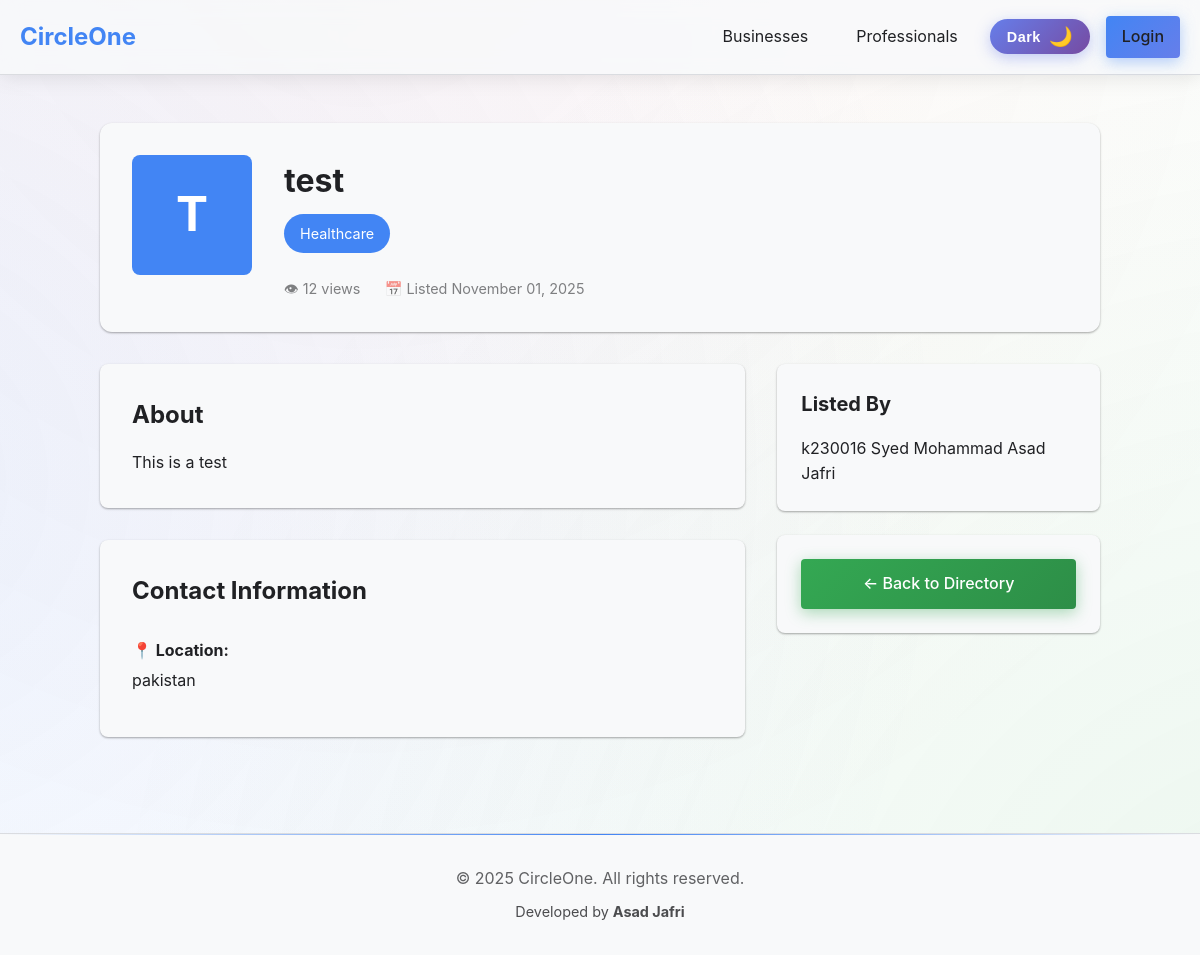
/business/1, run on the app's committed database.
### models.py (models this page shows, shortened)
class BusinessListing(db.Model):
    __tablename__ = 'business_listings'
    id = db.Column(db.Integer, primary_key=True)
    user_id = db.Column(db.Integer, db.ForeignKey('users.id'), nullable=False, index=True)
    business_name = db.Column(db.String(255), nullable=False, index=True)
    category = db.Column(db.String(100), nullable=False, index=True)
    description = db.Column(db.Text, nullable=True)
    contact_email = db.Column(db.String(255), nullable=True)
    phone = db.Column(db.String(50), nullable=True)
    website = db.Column(db.String(500), nullable=True)
    location = db.Column(db.String(500), nullable=True)
    logo_url = db.Column(db.String(500), nullable=True)
    hours = db.Column(db.String(500), nullable=True)
    social_links = db.Column(db.Text, nullable=True)  # JSON stored as text
    view_count = db.Column(db.Integer, default=0, nullable=False)
    created_at = db.Column(db.DateTime, default=datetime.utcnow, nullable=False)
    def get_social_links(self):
        if self.social_links:
            try:
                return json.loads(self.social_links)
            except:
                return {}
        return {}
    def increment_views(self):
        self.view_count += 1
        db.session.commit()

class User(UserMixin, db.Model):
    __tablename__ = 'users'
    id = db.Column(db.Integer, primary_key=True)
    email = db.Column(db.String(255), unique=True, nullable=True, index=True)  # Nullable for username login
    username = db.Column(db.String(80), unique=True, nullable=True, index=True)  # For username/password login
    name = db.Column(db.String(255), nullable=False)
    password_hash = db.Column(db.String(255), nullable=True)  # For username/password login
    oauth_provider = db.Column(db.String(50), nullable=False, default='local')  # 'google', 'microsoft', 'local', or 'test'
    profile_photo = db.Column(db.String(500), nullable=True)
    theme_preference = db.Column(db.String(20), default='light')  # 'light' or 'dark'
    created_at = db.Column(db.DateTime, default=datetime.utcnow, nullable=False)
    businesses = db.relationship('BusinessListing', backref='owner', lazy=True, cascade='all, delete-orphan')
    professional_profile = db.relationship('ProfessionalProfile', backref='user', uselist=False, cascade='all, delete-orphan')

### main.py (the view)
@app.route('/business/<int:id>')
def business_detail(id):
    business = BusinessListing.query.get_or_404(id)
    business.increment_views()
    is_owner = current_user.is_authenticated and business.user_id == current_user.id
    return render_template('business_detail.html', business=business, is_owner=is_owner)

### templates/business_detail.html (shortened to what this page needs)
{% extends "base.html" %}
{% block content %}
<div class="business-detail-page">
    <div class="business-header">
        <div class="business-header-content">
            {% if business.logo_url %}
            <img src="{{ business.logo_url }}" alt="{{ business.business_name }}" class="business-logo-large">
            {% else %}
            <div class="business-logo-placeholder-large">
                {{ business.business_name[0].upper() }}
            </div>
            {% endif %}
            <div class="business-title-section">
                <h1>{{ business.business_name }}</h1>
                <span class="business-category-badge">{{ business.category }}</span>
                <div class="business-stats">
                    <span class="stat-item">👁 {{ business.view_count }} views</span>
                    <span class="stat-item">📅 Listed {{ business.created_at.strftime('%B %d, %Y') }}</span>
                </div>
            </div>
        </div>
    </div>
    <div class="business-detail-content">
        <div class="business-main-info">
            {% if business.description %}
            <section class="info-section">
                <h2>About</h2>
                <p>{{ business.description }}</p>
            </section>
            {% endif %}
            <section class="info-section">
                <h2>Contact Information</h2>
                <div class="contact-grid">
                    {% if business.location %}
                    <div class="contact-item">
                        <strong>📍 Location:</strong>
                        <span>{{ business.location }}</span>
                    </div>
                    {% endif %}
                </div>
            </section>
        </div>
        <div class="business-sidebar">
            <div class="sidebar-card">
                <h3>Listed By</h3>
                <p>{{ business.owner.name }}</p>
            </div>
            <div class="sidebar-card">
                <a href="{{ url_for('businesses') }}" class="btn btn-secondary btn-block">← Back to Directory</a>
            </div>
        </div>
    </div>
</div>
{% endblock %}

### static/css/style.css (style rules this page uses)
:root { --primary-color: #4285f4; --secondary-color: #34a853; --danger-color: #ea4335; --text-color: #202124; --bg-color: #ffffff; --card-bg: #f8f9fa; --border-color: #dadce0; --shadow: 0 1px 3px rgba(0, 0, 0, 0.12), 0 1px 2px rgba(0, 0, 0, 0.24); --shadow-hover: 0 3px 6px rgba(0, 0, 0, 0.16), 0 3px 6px rgba(0, 0, 0, 0.23); }
* { margin: 0; padding: 0; box-sizing: border-box; }
body { font-family: -apple-system, BlinkMacSystemFont, 'Segoe UI', Roboto, Oxygen, Ubuntu, Cantarell, sans-serif; background-color: var(--bg-color); color: var(--text-color); line-height: 1.6; transition: background-color 0.3s ease, color 0.3s ease; }
.btn { display: inline-block; padding: 0.75rem 1.5rem; border-radius: 4px; text-decoration: none; font-weight: 500; cursor: pointer; border: none; transition: all 0.3s ease; }
.btn-secondary { background-color: var(--secondary-color); color: white; }
.business-detail-page { max-width: 1000px; margin: 0 auto; }
.business-header { background: var(--card-bg); padding: 2rem; border-radius: 12px; box-shadow: var(--shadow); margin-bottom: 2rem; display: flex; justify-content: space-between; align-items: flex-start; }
.business-header-content { display: flex; gap: 2rem; flex: 1; }
.business-logo-placeholder-large { width: 120px; height: 120px; background: var(--primary-color); color: white; display: flex; align-items: center; justify-content: center; font-size: 3rem; font-weight: bold; border-radius: 8px; }
.business-title-section h1 { font-size: 2rem; margin-bottom: 0.5rem; }
.business-category-badge { display: inline-block; padding: 0.5rem 1rem; background: var(--primary-color); color: white; border-radius: 20px; font-size: 0.9rem; margin-bottom: 1rem; }
.business-stats { display: flex; gap: 1.5rem; margin-top: 1rem; }
.stat-item { font-size: 0.9rem; opacity: 0.8; }
.business-detail-content { display: grid; grid-template-columns: 2fr 1fr; gap: 2rem; }
.business-main-info { display: flex; flex-direction: column; gap: 2rem; }
.info-section { background: var(--card-bg); padding: 2rem; border-radius: 8px; box-shadow: var(--shadow); }
.info-section h2 { font-size: 1.5rem; margin-bottom: 1rem; color: var(--text-color); }
.contact-grid { display: grid; gap: 1rem; }
.contact-item { padding: 0.75rem 0; border-bottom: 1px solid var(--border-color); }
.contact-item:last-child { border-bottom: none; }
.contact-item strong { display: block; margin-bottom: 0.25rem; }
.business-sidebar { display: flex; flex-direction: column; gap: 1.5rem; }
.sidebar-card { background: var(--card-bg); padding: 1.5rem; border-radius: 8px; box-shadow: var(--shadow); }
.sidebar-card h3 { font-size: 1.25rem; margin-bottom: 1rem; }
.btn-block { display: block; width: 100%; text-align: center; }
.btn-block { width: 100%; display: block; }
.business-stats { margin-top: 0.5rem; font-size: 0.9rem; opacity: 0.7; }
* { transition-property: background-color, border-color, color, box-shadow; transition-duration: 0.2s; transition-timing-function: ease; }
.btn, .theme-toggle-btn { position: relative; overflow: hidden; transition: all 0.3s cubic-bezier(0.4, 0, 0.2, 1); }
.btn::after, .theme-toggle-btn::after { content: ''; position: absolute; top: 50%; left: 50%; width: 0; height: 0; border-radius: 50%; background: rgba(255, 255, 255, 0.5); transform: translate(-50%, -50%); transition: width 0.6s, height 0.6s; }
.btn-secondary { background: linear-gradient(135deg, var(--secondary-color), #2d8e47); border: none; box-shadow: 0 4px 15px rgba(52, 168, 83, 0.4); }
body { background-attachment: fixed; position: relative; }
body::before { content: ''; position: fixed; top: -50%; left: -50%; width: 200%; height: 200%; background: radial-gradient(circle at 20% 50%, rgba(66, 133, 244, 0.1) 0%, transparent 50%), radial-gradient(circle at 80% 80%, rgba(52, 168, 83, 0.1) 0%, transparent 50%), radial-gradient(circle at 40% 20%, rgba(234, 67, 53, 0.05) 0%, transparent 50%); animation: gradientShift 20s ease infinite; pointer-events: none; z-index: -1; }
html { scroll-behavior: smooth; }
body { animation: pageLoad 0.5s ease-out; }

### data on the page
BusinessListing: business_name "T", business_name "test", category "Healthcare", view_count "12", created_at "November 01, 2025", description "This is a test", location "pakistan"
User: owner.name "k230016 Syed Mohammad Asad Jafri"
